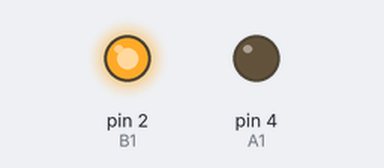
Recording of a program running on a simulated Arduino Uno, built with avr-gcc and run on an emulated ATmega328P. On the bench: output pins drawn as LEDs (lit = HIGH).

Above: at 1.0 s.
At 3.0 s:
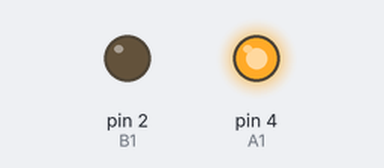
At 5.0 s:
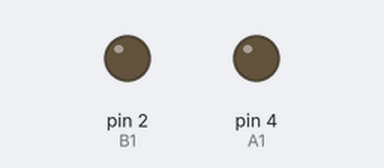
Timing chart, 0 to 7.8 s (numbered marks = the images above):
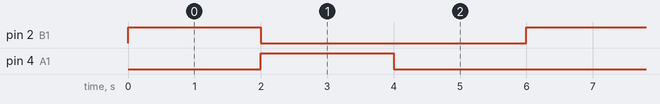

The program:

main.cpp
```cpp
#include <Arduino.h>

#define A1 4
#define B1 2

void setup() {
  pinMode(A1,OUTPUT);
  pinMode(B1,OUTPUT);
}

void loop() {
  digitalWrite(A1, LOW);
  digitalWrite(B1, HIGH);
  delay(2000);
  digitalWrite(A1, HIGH);
  digitalWrite(B1, LOW);
  delay(2000);
  digitalWrite(A1, LOW);
  digitalWrite(B1, LOW);
  delay(2000);
}
```

Measured:
- by itself, pin 2 (B1), pin 4 (A1): alternates HIGH for 2.0 s and LOW for 4.0 s
- by itself, everything shown: repeats every 6.0 s, in 3 steps
